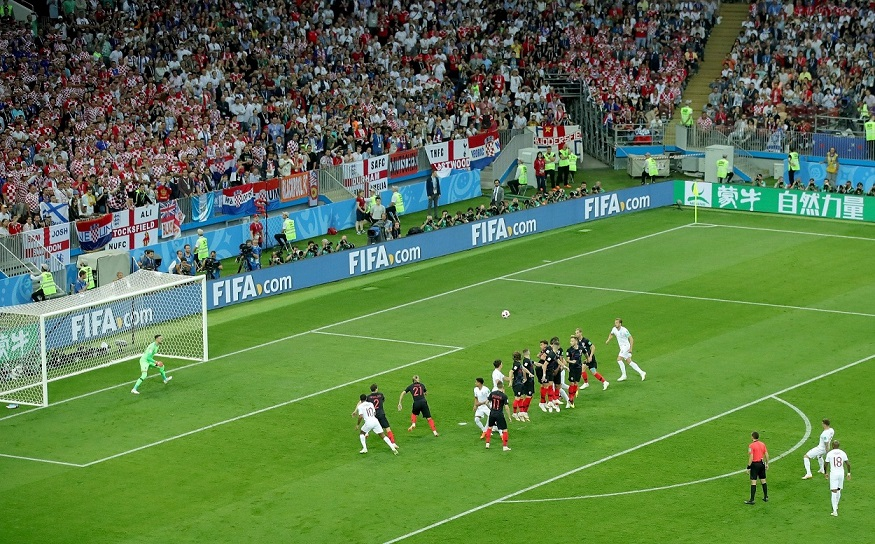
#> input picture Homography/EnglandGoal.jpg, 875 x 544 px
$ python segmentation.py
#> lines starting #> are read from the running program, lines starting #| are printed output that depends on the picture; after the words box and inside, x2 and y2 are one past the last pixel; in counts of white or black regions, pixels touching at a corner belong together
import cv2
import numpy as np
import matplotlib.pyplot as plt

img = cv2.imread("EnglandGoal.jpg",1)
#> img is the input picture: shape (544, 875, 3); mean B, G, R 74.2, 122.5, 92.1

hsv = cv2.cvtColor(img,cv2.COLOR_BGR2HSV)
#> hsv: shape (544, 875, 3); mean H, S, V 60, 130, 129.1
lower_green = np.array([40,40, 40])
upper_green = np.array([70, 255, 255])
#blue range
lower_blue = np.array([110,50,50])
upper_blue = np.array([130,255,255])

#Red range
lower_red = np.array([0,31,255])
upper_red = np.array([176,255,255])

#white range
lower_white = np.array([0,0,0])
upper_white = np.array([0,0,255])

#Define a mask ranging from lower to uppper
mask = cv2.inRange(hsv, lower_green, upper_green)
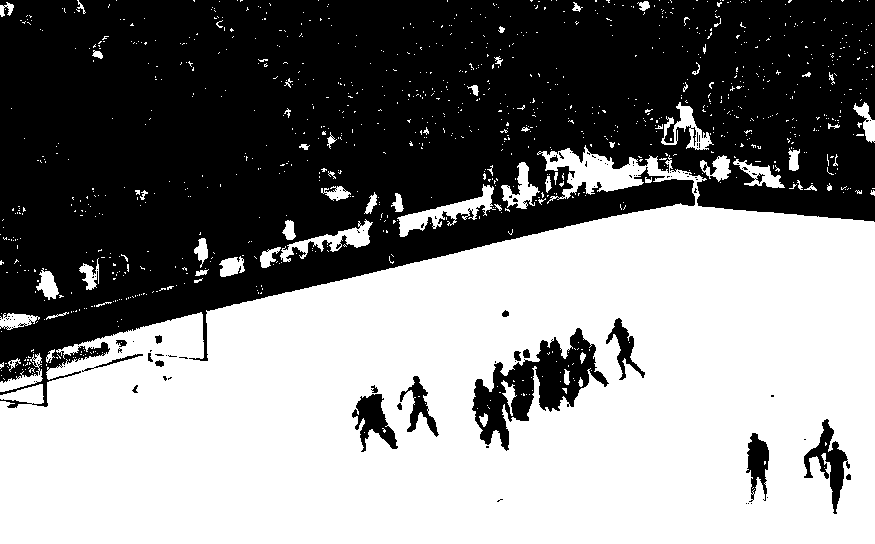
#> mask: shape (544, 875); 51.5% white; 111 black regions (91 under 20 px), largest, box (x1, y1, x2, y2) and area: (0, 0, 875, 408) 218666, (472, 328, 609, 451) 6127, (804, 419, 850, 514) 1425
#Do masking
res = cv2.bitwise_and(img, img, mask=mask)
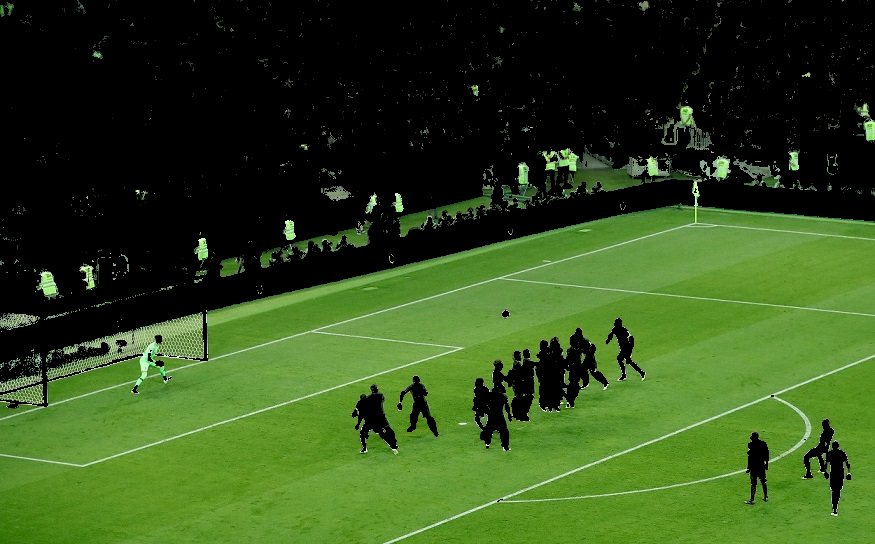
#> res: shape (544, 875, 3); mean B, G, R 27.6, 76, 50.1

res_bgr = cv2.cvtColor(res,cv2.COLOR_HSV2BGR)
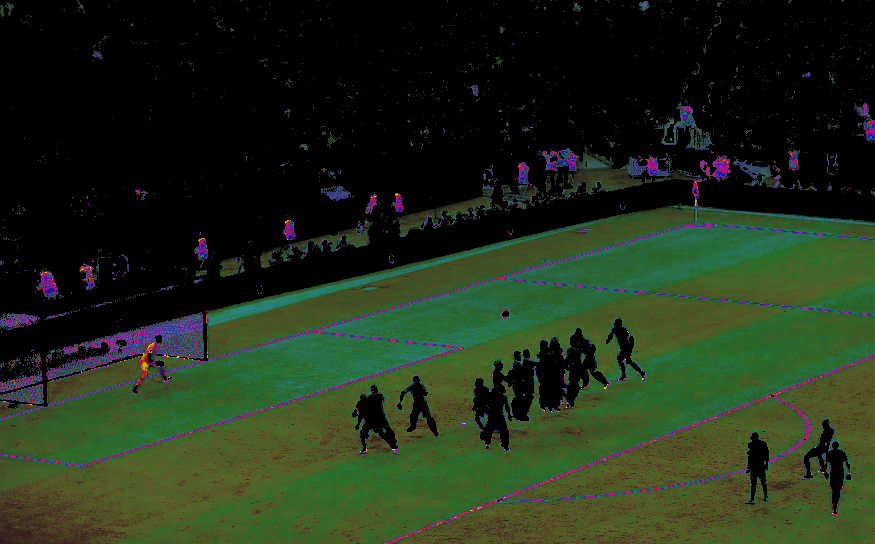
#> res_bgr: shape (544, 875, 3); mean B, G, R 25.5, 46.2, 32.8
res_gray = cv2.cvtColor(res,cv2.COLOR_BGR2GRAY)
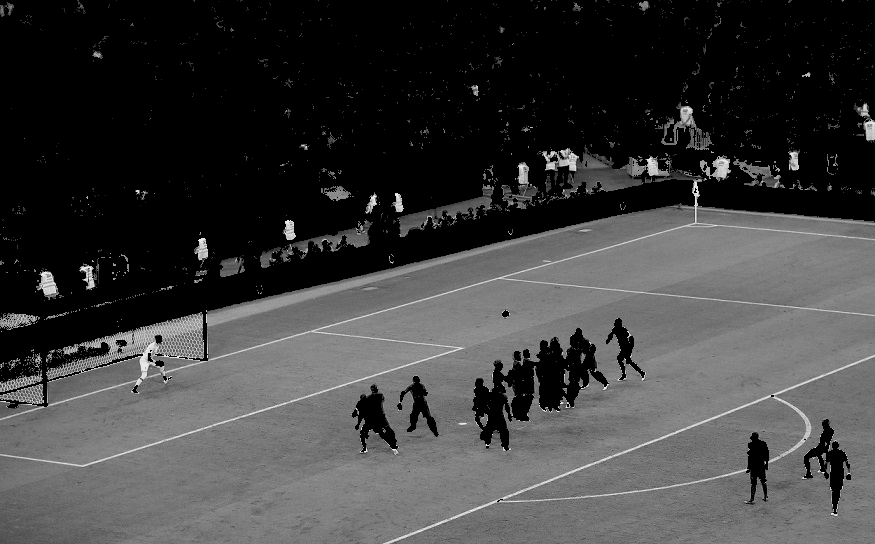
#> res_gray: shape (544, 875); min 0, max 246, mean 62.8

#Defining a kernel to do morphological operation in threshold image to
#get better output.
kernel = np.ones((13,13),np.uint8)
thresh = cv2.threshold(res_gray,127,255,cv2.THRESH_BINARY_INV | cv2.THRESH_OTSU)[1]
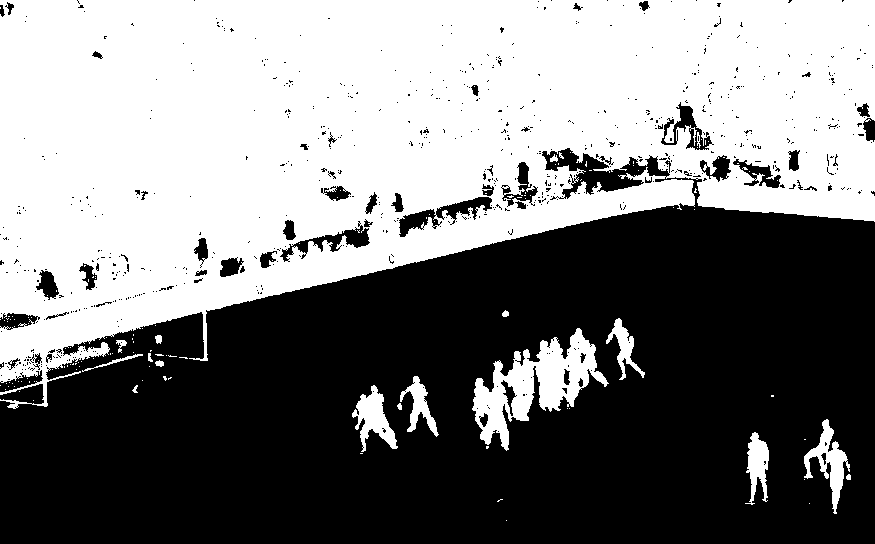
#> thresh: shape (544, 875); 49.3% white; 135 white regions (117 under 20 px), largest, box (x1, y1, x2, y2) and area: (0, 0, 875, 409) 221902, (472, 328, 609, 451) 6434, (804, 419, 850, 514) 1442
thresh = cv2.morphologyEx(thresh, cv2.MORPH_CLOSE, kernel)
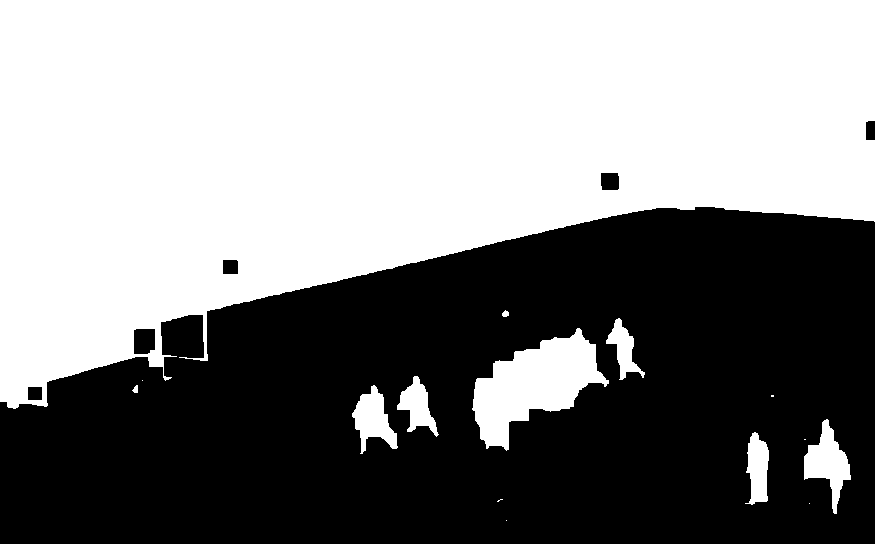
#> thresh: shape (544, 875); 53.1% white; 6 black regions, box (x1, y1, x2, y2) and area: (0, 207, 875, 544) 222066, (134, 329, 155, 354) 501, (601, 173, 619, 190) 298, (223, 260, 238, 274) 209, (28, 387, 42, 400) 182, (866, 121, 875, 140) 169

res = cv2.bitwise_and(img, img, mask=thresh)
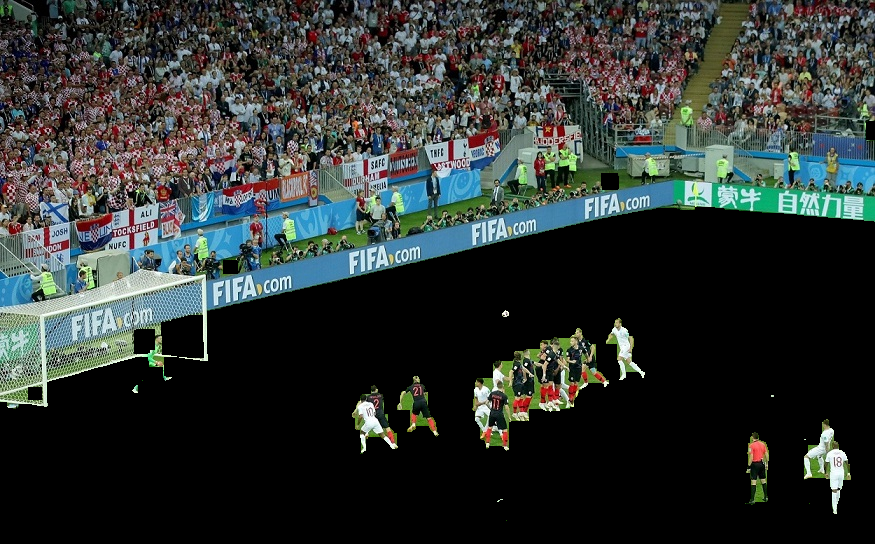
#> res: shape (544, 875, 3); mean B, G, R 50.1, 52.1, 46.3

cv2.imshow("Mask",res)
cv2.waitKey(0)

$ run again, with Homography/1506794586593.jpg copied over Homography/EnglandGoal.jpg
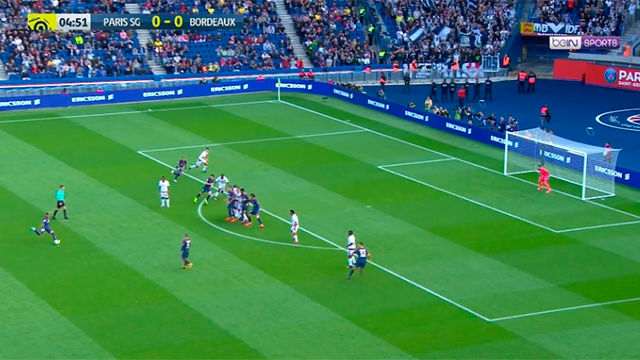
#> input picture Homography/1506794586593.jpg, 640 x 360 px
#> img is the input picture: shape (360, 640, 3); mean B, G, R 88.1, 128, 60.9
#> hsv: shape (360, 640, 3); mean H, S, V 78.4, 164.6, 146
#> `mask = cv2.inRange(hsv, lower_green, upper_green)`:
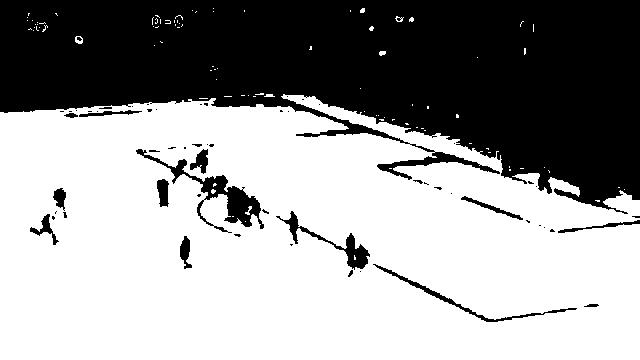
#> mask: shape (360, 640); 60.8% white; 59 black regions (41 under 20 px), largest, box (x1, y1, x2, y2) and area: (0, 0, 640, 214) 84774, (136, 149, 264, 233) 1884, (276, 211, 370, 270) 888
#> `res = cv2.bitwise_and(img, img, mask=thresh)`:
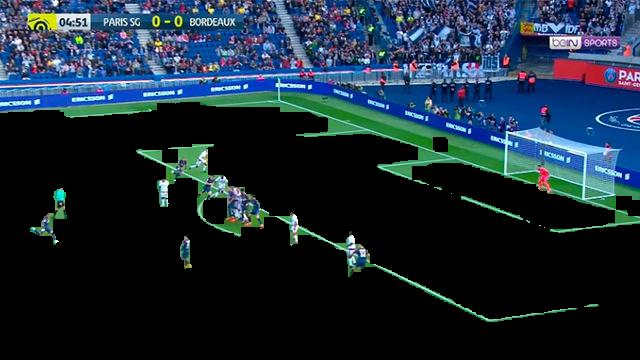
#> res: shape (360, 640, 3); mean B, G, R 54.2, 41.8, 26.2

$ run again, with Homography/DY_PNT9UQAAfosD.jpg copied over Homography/EnglandGoal.jpg
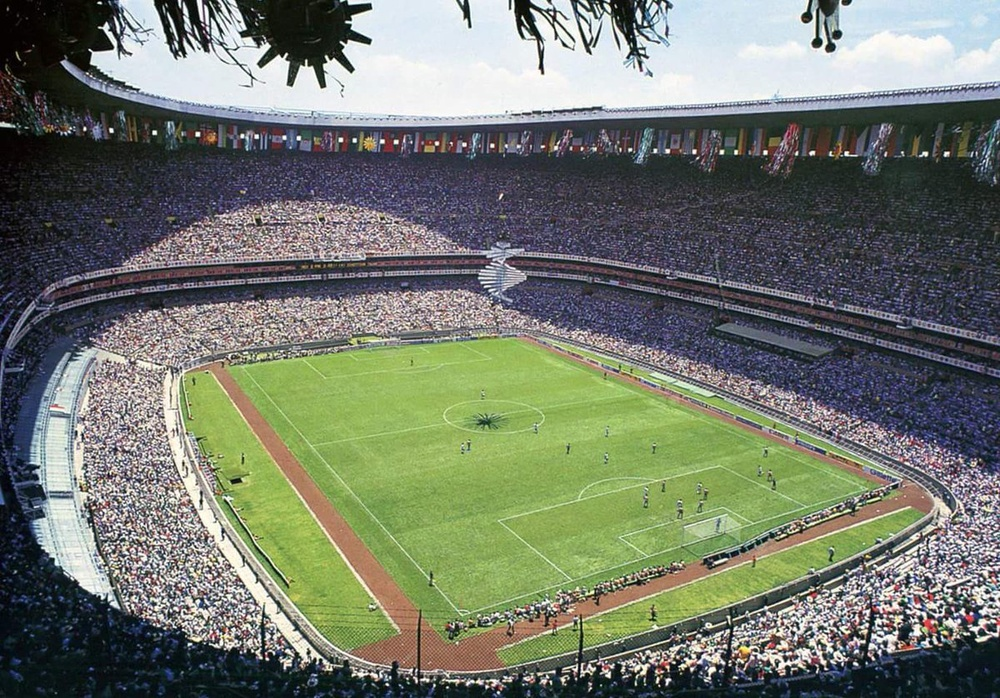
#> input picture Homography/DY_PNT9UQAAfosD.jpg, 1000 x 698 px, shrunk from 1200 x 838 before the run
#> img is the input picture: shape (698, 1000, 3); mean B, G, R 108.2, 120.9, 114.6
#> hsv: shape (698, 1000, 3); mean H, S, V 81, 70.8, 129.8
#> `mask = cv2.inRange(hsv, lower_green, upper_green)`:
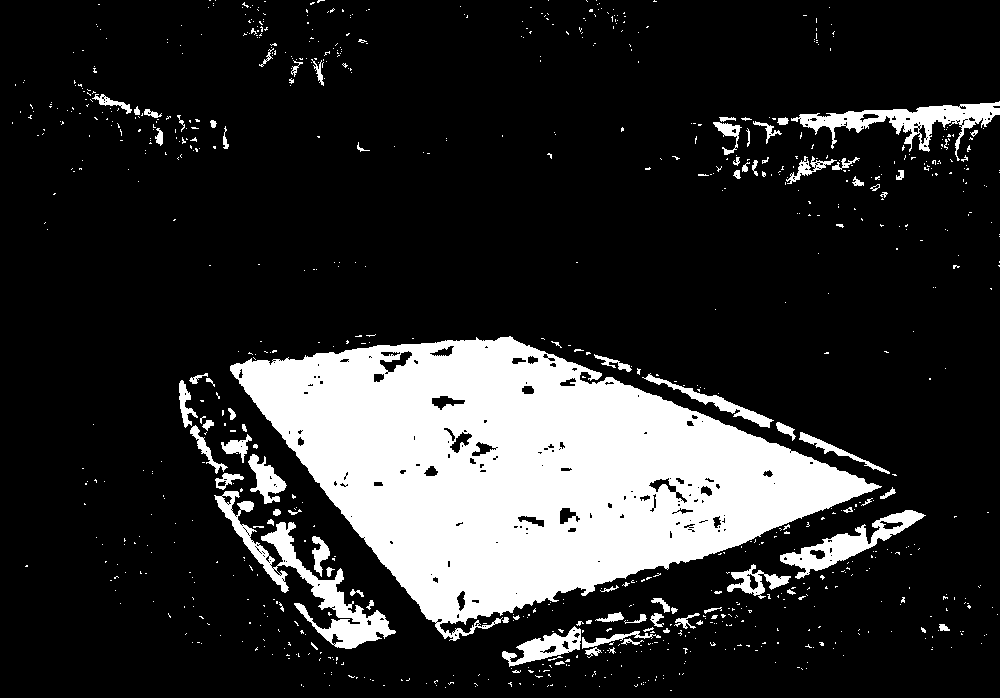
#> mask: shape (698, 1000); 18.1% white; 888 white regions (799 under 20 px), largest, box (x1, y1, x2, y2) and area: (230, 336, 882, 641) 100613, (214, 491, 396, 649) 5250, (791, 101, 1000, 161) 3620
#> `res = cv2.bitwise_and(img, img, mask=thresh)`:
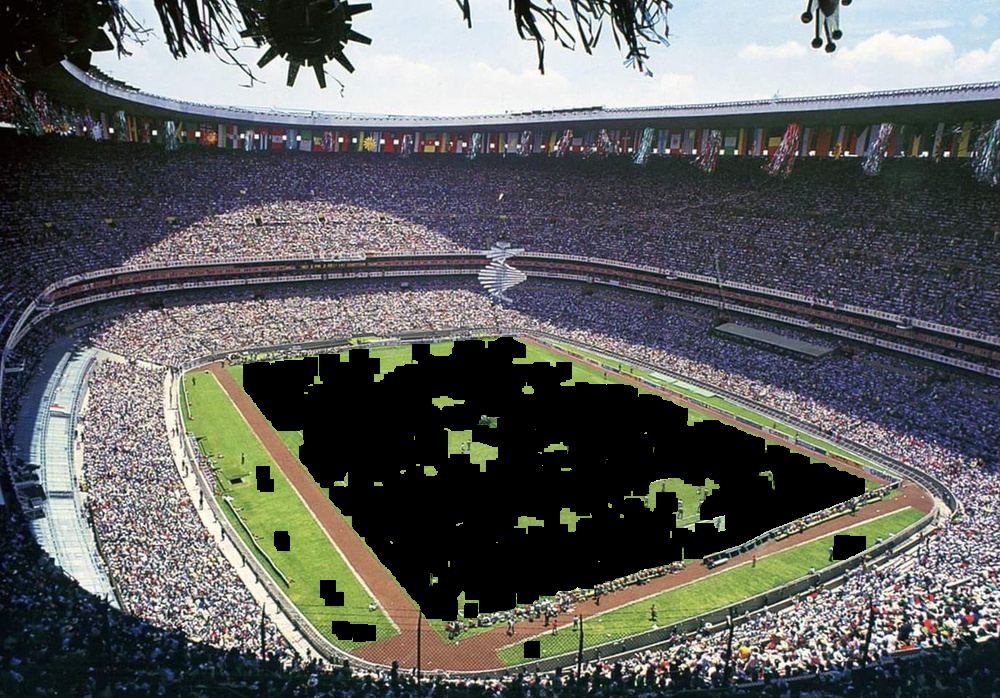
#> res: shape (698, 1000, 3); mean B, G, R 95.3, 96.6, 94.8
